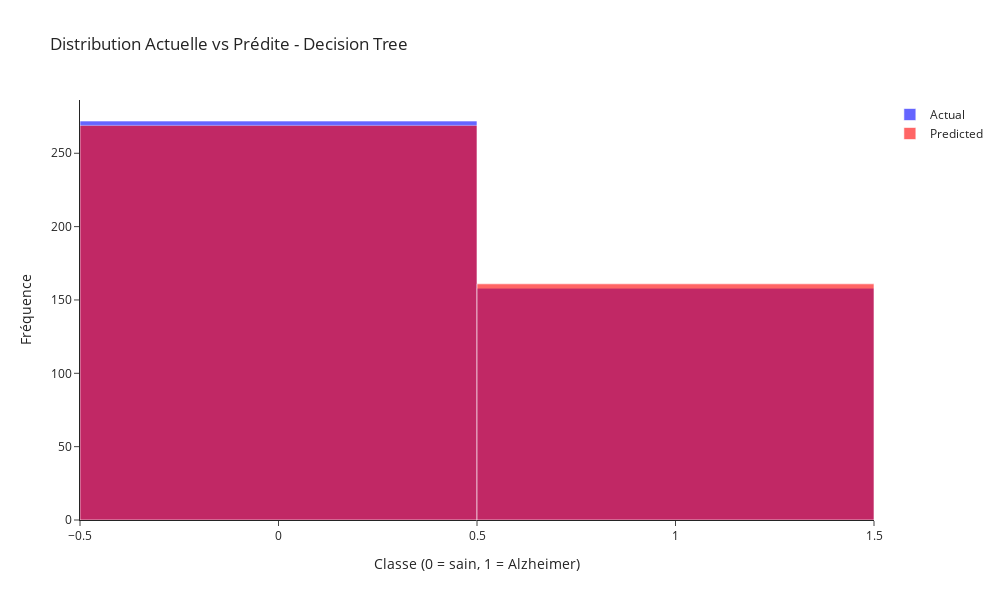

This figure's notebook cell:
### Code cell
model_name = 'Decision Tree'
model = DecisionTreeClassifier()
param_grid = {'model__max_depth': [3, 5, 7, None]}

# Entraîner
best_model = train_model(model_name, model, param_grid, X_train, y_train)

# Évaluer
train_acc, test_acc = evaluate_model(best_model, X_train, y_train, X_test, y_test)

# Sauvegarder
save_model_result(model_name, best_model, train_acc, test_acc)

# Visualiser
y_test_pred = best_model.predict(X_test)
plot_prediction_distribution(y_test, y_test_pred, model_name)

### Figure 1 — Plotly figure (JSON) as saved in the notebook; plotly's stock layout.template omitted (floating-point values rounded to 4 significant figures; data arrays with more than 128 entries replaced by an {"elided": "..."} marker saying what was removed)
{"data": [{"marker": {"color": "blue"}, "name": "Actual", "opacity": 0.6, "type": "histogram", "x": {"elided": "430 int values"}}, {"marker": {"color": "red"}, "name": "Predicted", "opacity": 0.6, "type": "histogram", "x": {"elided": "430 int values"}}], "layout": {"barmode": "overlay", "height": 600, "title": {"text": "Distribution Actuelle vs Prédite - Decision Tree"}, "width": 1000, "xaxis": {"title": {"text": "Classe (0 = sain, 1 = Alzheimer)"}}, "yaxis": {"title": {"text": "Fréquence"}}}}
